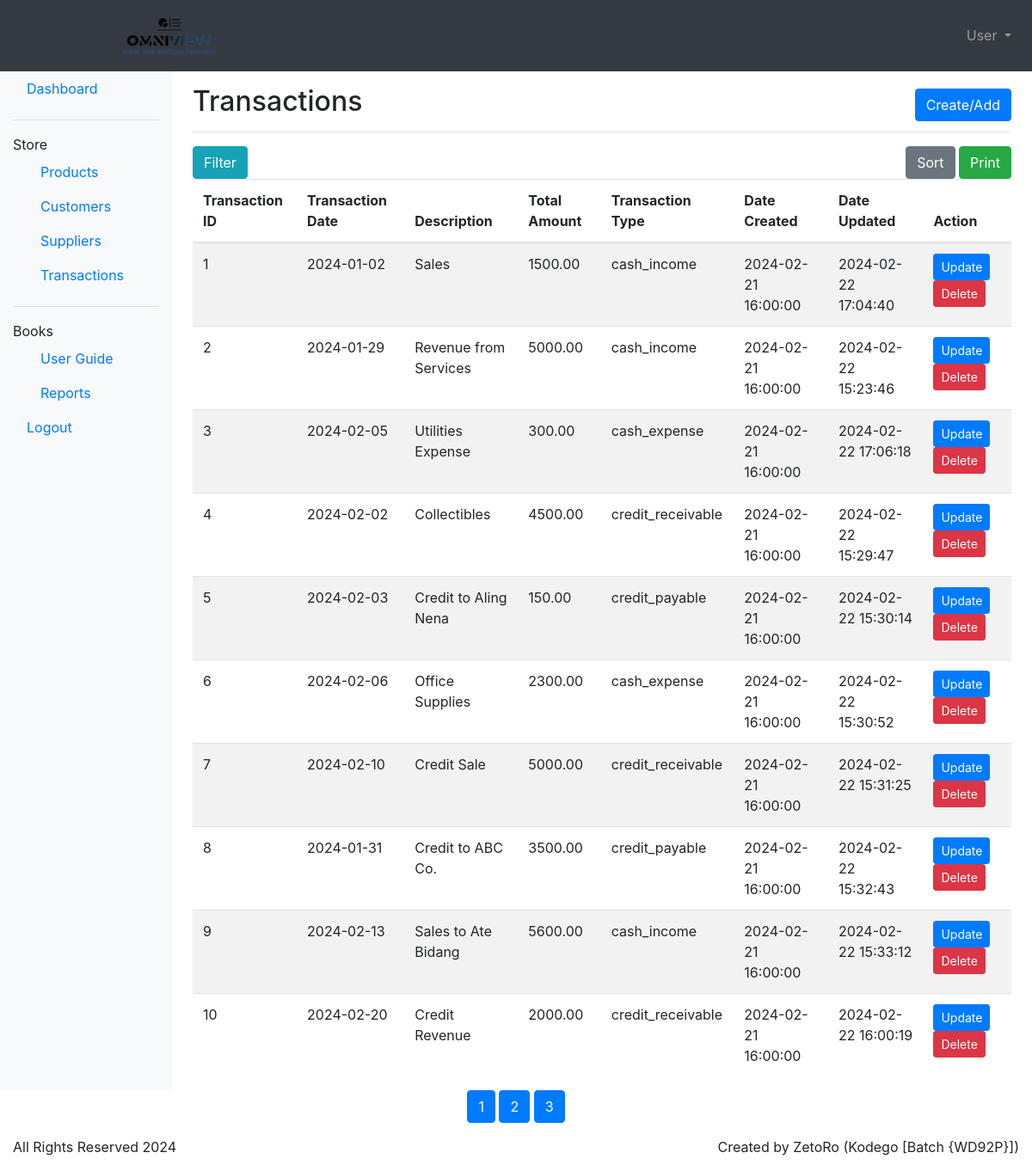
/transaction.php, run on the app's committed database.
### tables this page shows
CREATE TABLE `transaction_list` (
  `transaction_id` int(11) NOT NULL,
  `transaction_date` date NOT NULL,
  `description` varchar(255) NOT NULL,
  `amount` decimal(10,2) NOT NULL,
  `transaction_type` enum('cash_income','cash_expense','credit_receivable','credit_payable') NOT NULL,
  `date_added` timestamp NOT NULL DEFAULT current_timestamp(),
  `date_updated` timestamp NOT NULL DEFAULT current_timestamp() ON UPDATE current_timestamp()
);

### transaction.php (the view, shortened to what this page needs)
<?php
    include_once 'db_connection.php';
?>
<!DOCTYPE html>
<html lang="en">
    <head>
        <link rel="stylesheet" href="https://stackpath.bootstrapcdn.com/bootstrap/4.5.2/css/bootstrap.min.css">
	    <link rel="stylesheet" href="STYLING/styles.css">
    </head>
    <body>
        <nav class="navbar navbar-expand-lg navbar-dark bg-dark">
            <a class="navbar-brand" href="dashboard.php">
                <img src="ASSETS/index-img/logo2-img.png" class="rounded-end" alt="OmniView: Track Your Business Operation">
            </a>
            <div class="collapse navbar-collapse" id="navbarSupportedContent">
                <ul class="navbar-nav ml-auto">
                    <li class="nav-item dropdown">
                        <a class="nav-link dropdown-toggle" href="#" id="navbarDropdown" role="button" data-toggle="dropdown" aria-haspopup="true" aria-expanded="false">
                            User
                        </a>
                    </li>
                </ul>
            </div>
        </nav>
        <div class="container-fluid">
            <div class="row">
                <nav class="col-md-2 d-none d-md-block bg-light sidebar">
                    <div class="sidebar-sticky">
                        <ul class="nav flex-column">
                            <li class="nav-item">
                                <a class="nav-link active" href="dashboard.php">
                                    Dashboard
                                </a>
                            </li>
                            <li class="nav-item">
                                <hr>
                                    Store
                                <ul class="nav flex-column ml-3">
                                    <li class="nav-item">
                                        <a class="nav-link" href="product.php">Products</a>
                                    </li>
                                    <li class="nav-item">
                                        <a class="nav-link" href="customer.php">Customers</a>
                                    </li>
                                    <li class="nav-item">
                                        <a class="nav-link" href="supplier.php">Suppliers</a>
                                    </li>
                                    <li class="nav-item">
                                        <a class="nav-link" href="transaction.php">Transactions</a>
                                    </li>
                                </ul>
                            </li>
                            <li class="nav-item">
                                <hr>
                                    Books
                                <ul class="nav flex-column ml-3">
                                    <li class="nav-item">
                                        <a class="nav-link" href="guide.php">User Guide</a>
                                    </li>
                                    <li class="nav-item">
                                        <a class="nav-link" href="report.php">Reports</a>
                                    </li>
                                </ul>
                            </li>
                            <li class="nav-item">
                                <a class="nav-link" href="logout.php">
                                    Logout
                                </a>
                            </li>
                        </ul>
                    </div>
                </nav>
                <main role="main" class="col-md-9 ml-sm-auto col-lg-10 px-4">
                    <div class="d-flex justify-content-between flex-wrap flex-md-nowrap align-items-center pt-3 pb-2 mb-3 border-bottom">
                        <h1 class="h2">Transactions</h1>
                        <button class="btn btn-primary" data-toggle="modal" data-target="#addTransactionModal">Create/Add</button>
                    </div>
                    <div class="row">
                        <div class="col-md-6">
                            <button class="btn btn-info" data-toggle="modal" data-target="#filterModal">Filter</button>
                        </div>
                        <div class="col-md-6 text-right">
                            <button class="btn btn-secondary" data-toggle="modal" data-target="#sortModal">Sort</button>
                            <button class="btn btn-success" id="printButton">Print</button>
                        </div>
                    </div>
                    <table class="table table-striped" id="transactionTable">
                        <thead>
                            <tr>
                                <th>Transaction ID</th>
                                <th>Transaction Date</th>
                                <th>Description</th>
                                <th>Total Amount</th>
                                <th>Transaction Type</th>
                                <th>Date Created</th>
                                <th>Date Updated</th>
                                <th>Action</th>
                            </tr>
                        </thead>
                        <tbody>
                            <?php
                                $records_per_page = 10;
                                if (isset($_GET['page']) && is_numeric($_GET['page'])) {
                                    $page = $_GET['page'];
                                } else {
                                    $page = 1;
                                }
                                $offset = ($page - 1) * $records_per_page;
                                $query = "SELECT * FROM transaction_list LIMIT $offset, $records_per_page";
                                $result = mysqli_query($conn, $query);
                                if (mysqli_num_rows($result) > 0) {
                                    while ($row = mysqli_fetch_assoc($result)) {
                                        echo "<tr>";
                                            echo "<td>" . $row["transaction_id"] . "</td>";
                                            echo "<td>" . $row["transaction_date"] . "</td>";
                                            echo "<td>" . $row["description"] . "</td>";
                                            echo "<td>" . $row["amount"] . "</td>";
                                            echo "<td>" . $row["transaction_type"] . "</td>";
                                            echo "<td>" . $row["date_added"] . "</td>";
                                            echo "<td>" . $row["date_updated"] . "</td>";
                                            echo '<td>';
                                                echo '<button type="button" class="btn btn-primary btn-sm" data-toggle="modal" data-target="#updateTransactionModal" data-transactionid="' . $row['transaction_id'] . '">Update</button>';
                                                echo '<button type="button" class="btn btn-danger btn-sm" data-toggle="modal" data-target="#deleteTransactionModal" data-transactionid="' . $row['transaction_id'] . '">Delete</button>';
                                            echo '</td>';
                                        echo '</tr>';
                                    }
                                } else {
                                    echo '<tr><td colspan="11">No transactions found</td></tr>';
                                }
                            ?>
                        </tbody>
                    </table>
                </main>
            </div>
            <div class="text-center">
                <?php
                    $count_query = "SELECT COUNT(*) AS total_records FROM transaction_list";
                    $count_result = mysqli_query($conn, $count_query);
                    $count_row = mysqli_fetch_assoc($count_result);
                    $total_records = $count_row['total_records'];
                    $total_pages = ceil($total_records / $records_per_page);
                    for ($i = 1; $i <= $total_pages; $i++) {
                        echo "<a href='transaction.php?page=$i' class='btn btn-primary'>$i</a> ";
                    }
                ?>
            </div>
        </div>
        <footer class="footer mt-auto py-3">
            <div class="container-fluid">
                <div class="row">
                    <div class="col-md-6">
                        <span>All Rights Reserved 2024</span>
                    </div>
                    <div class="col-md-6 text-right">
                        <span>Created by ZetoRo (Kodego [Batch {WD92P}])</span>
                    </div>
                </div>
            </div>
        </footer>
    </body>
</html>

### STYLING/styles.css (style rules this page uses)
.navbar-brand img { width: 10vw; margin-left: 10vw; }

### data on the page
transaction_list: transaction_id "1", transaction_date "2024-01-02", description "Sales", amount "1500.00", transaction_type "cash_income", date_added "2024-02-21 16:00:00", date_updated "2024-02-22 17:04:40"
transaction_list: transaction_id "2", transaction_date "2024-01-29", description "Revenue from Services", amount "5000.00", transaction_type "cash_income", date_added "2024-02-21 16:00:00", date_updated "2024-02-22 15:23:46"
transaction_list: transaction_id "3", transaction_date "2024-02-05", description "Utilities Expense", amount "300.00", transaction_type "cash_expense", date_added "2024-02-21 16:00:00", date_updated "2024-02-22 17:06:18"
transaction_list: transaction_id "4", transaction_date "2024-02-02", description "Collectibles", amount "4500.00", transaction_type "credit_receivable", date_added "2024-02-21 16:00:00", date_updated "2024-02-22 15:29:47"
transaction_list: transaction_id "5", transaction_date "2024-02-03", description "Credit to Aling Nena", amount "150.00", transaction_type "credit_payable", date_added "2024-02-21 16:00:00", date_updated "2024-02-22 15:30:14"
transaction_list: transaction_id "6", transaction_date "2024-02-06", description "Office Supplies", amount "2300.00", transaction_type "cash_expense", date_added "2024-02-21 16:00:00", date_updated "2024-02-22 15:30:52"
transaction_list: transaction_id "7", transaction_date "2024-02-10", description "Credit Sale", amount "5000.00", transaction_type "credit_receivable", date_added "2024-02-21 16:00:00", date_updated "2024-02-22 15:31:25"
transaction_list: transaction_id "8", transaction_date "2024-01-31", description "Credit to ABC Co.", amount "3500.00", transaction_type "credit_payable", date_added "2024-02-21 16:00:00", date_updated "2024-02-22 15:32:43"
transaction_list: transaction_id "9", transaction_date "2024-02-13", description "Sales to Ate Bidang", amount "5600.00", transaction_type "cash_income", date_added "2024-02-21 16:00:00", date_updated "2024-02-22 15:33:12"
transaction_list: transaction_id "10", transaction_date "2024-02-20", description "Credit Revenue", amount "2000.00", transaction_type "credit_receivable", date_added "2024-02-21 16:00:00", date_updated "2024-02-22 16:00:19"
